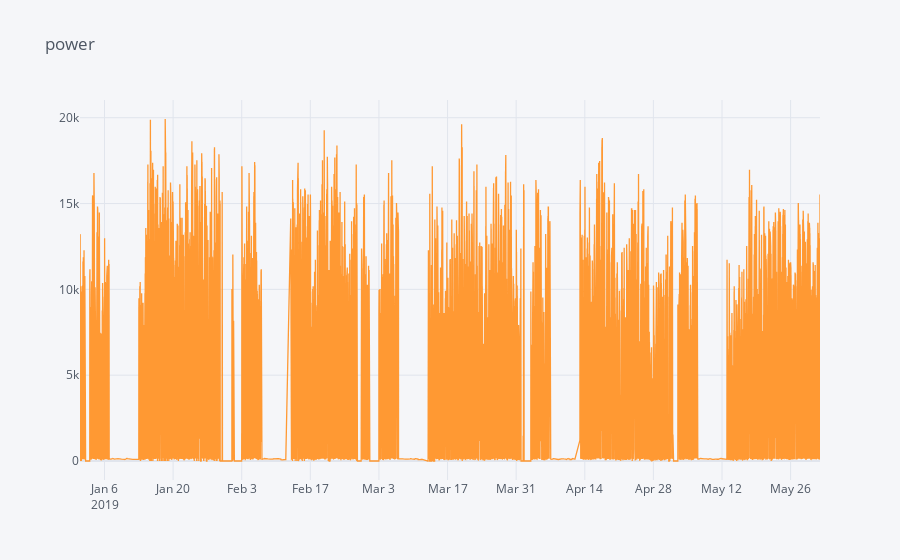

Here is the notebook cell this chart was saved with:
### Code cell
#importing Pandas 
#importing plotly and cufflinks in offline mode
import cufflinks as cf
import plotly.offline
from  plotly.offline import plot_mpl
cf.go_offline()
cf.set_config_file(offline=False, world_readable=True)

data.iplot(title="power")

### Figure 1 — Plotly figure (JSON) as saved in the notebook; plotly's stock layout.template omitted (floating-point values rounded to 4 significant figures; data arrays with more than 128 entries replaced by an {"elided": "..."} marker saying what was removed)
{"data": [{"line": {"color": "rgba(255, 153, 51, 1.0)", "dash": "solid", "shape": "linear", "width": 1.3}, "mode": "lines", "name": "Demand[MWh]", "text": "", "type": "scatter", "x": {"elided": "14013 str values"}, "y": {"elided": "14013 int values"}}], "layout": {"legend": {"bgcolor": "#F5F6F9", "font": {"color": "#4D5663"}}, "paper_bgcolor": "#F5F6F9", "plot_bgcolor": "#F5F6F9", "title": {"font": {"color": "#4D5663"}, "text": "power"}, "xaxis": {"gridcolor": "#E1E5ED", "showgrid": true, "tickfont": {"color": "#4D5663"}, "title": {"font": {"color": "#4D5663"}, "text": ""}, "zerolinecolor": "#E1E5ED"}, "yaxis": {"gridcolor": "#E1E5ED", "showgrid": true, "tickfont": {"color": "#4D5663"}, "title": {"font": {"color": "#4D5663"}, "text": ""}, "zerolinecolor": "#E1E5ED"}}}
